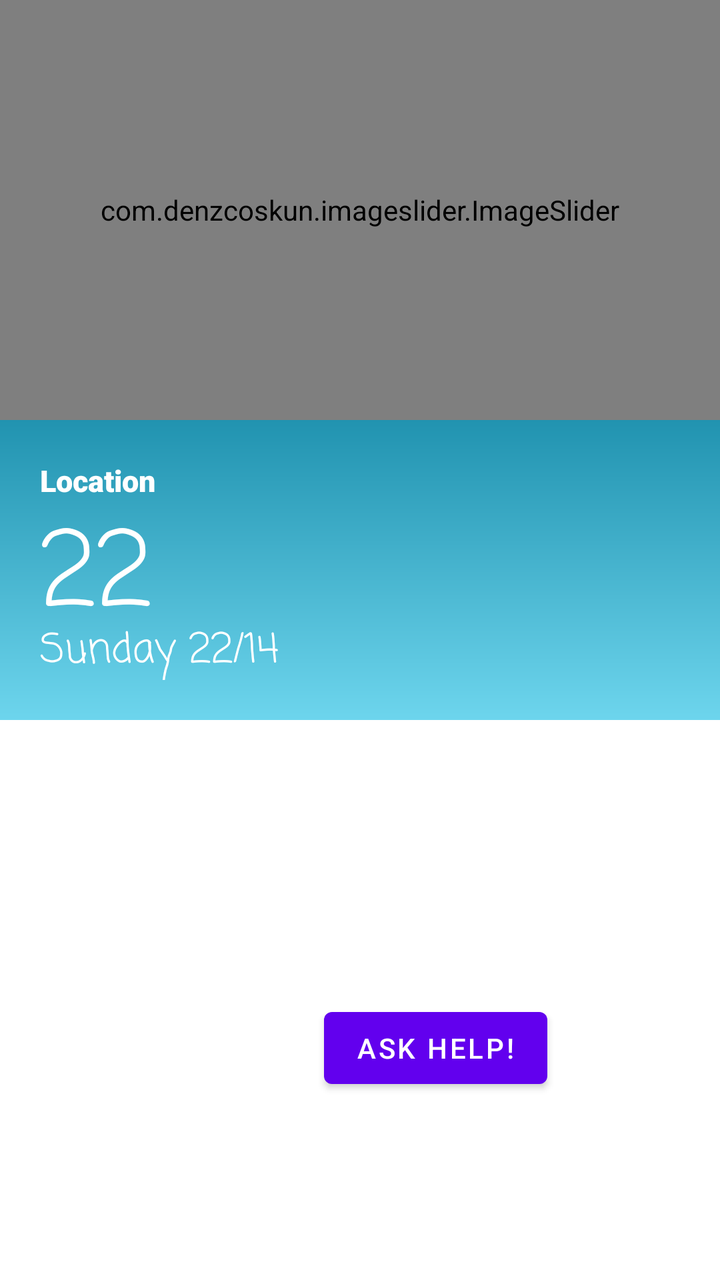
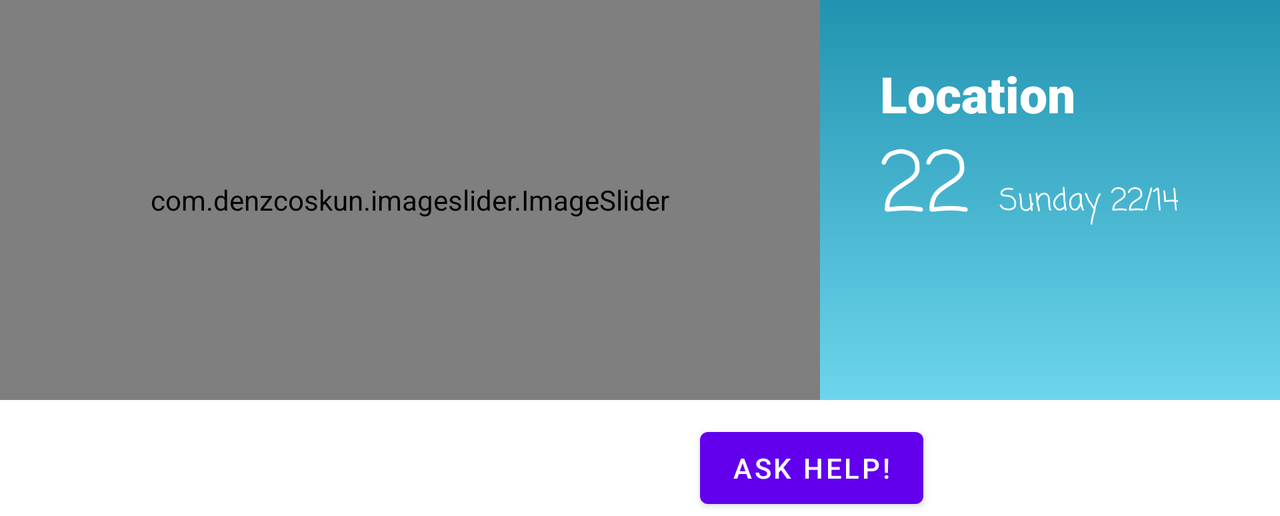

Compare how this app lays out the same screen by default and in its alternative resource folder. The renders come first, then the two layout files and the values they reference.
<!-- AndroidManifest.xml: application theme Theme.WheelchairUsers -->
<!-- res/layout/fragment_home.xml -->
<?xml version="1.0" encoding="utf-8"?>
<FrameLayout xmlns:android="http://schemas.android.com/apk/res/android"
    xmlns:tools="http://schemas.android.com/tools"
    android:layout_width="match_parent"
    android:layout_height="match_parent"
    xmlns:app="http://schemas.android.com/apk/res-auto"
    tools:context=".HomeFragment">

    <ProgressBar
        android:id="@+id/registerProgressBar"
        style="?android:progressBarStyle"
        android:layout_width="wrap_content"
        android:layout_height="wrap_content"
        android:progress="25"
        app:layout_constraintBottom_toBottomOf="parent"
        app:layout_constraintEnd_toEndOf="parent"
        app:layout_constraintStart_toStartOf="parent"
        app:layout_constraintTop_toTopOf="parent"
        android:visibility="gone"/>

    <com.denzcoskun.imageslider.ImageSlider
        android:id="@+id/image_slider"
        android:layout_width="match_parent"
        android:layout_height="210dp"
        app:iss_auto_cycle="true"
        app:iss_delay="0"
        app:iss_placeholder="@android:color/darker_gray"
        app:iss_error_image="@android:color/darker_gray"
        app:iss_corner_radius="5"
        app:iss_selected_dot="@drawable/default_selected_dot"
        app:iss_unselected_dot="@drawable/default_unselected_dot"
        app:iss_period="2000"/>

    <LinearLayout
        android:id="@+id/weather_bg"
        android:layout_width="250dp"
        android:layout_height="150dp"
        android:layout_marginTop="210dp"
        android:background="@drawable/weather_bg"
        android:orientation="vertical"
        android:padding="20sp">


        <TextView
            android:id="@+id/address"
            android:layout_width="wrap_content"
            android:layout_height="wrap_content"
            android:fontFamily="sans-serif-black"
            android:textColor="#fff"
            android:text="Location"
            android:textSize="15dp" />



        <LinearLayout
            android:layout_width="220dp"
            android:layout_height="60dp"
            android:orientation="horizontal">

            <TextView
                android:id="@+id/temp"
                android:layout_width="wrap_content"
                android:layout_height="wrap_content"
                android:fontFamily="casual"
                android:text="22"
                android:textColor="#fff"
                android:textSize="50dp" />




        </LinearLayout>

<LinearLayout
    android:layout_width="220dp"
    android:layout_height="wrap_content"
    android:orientation="horizontal">
    <TextView
        android:id="@+id/updated_at"
        android:layout_width="wrap_content"
        android:layout_height="wrap_content"
        android:fontFamily="casual"
        android:text="Sunday 22/14"
        android:textColor="#fff"
        android:textSize="20dp" />
</LinearLayout>



    </LinearLayout>
    <LinearLayout
        android:id="@+id/weather_bg1"
        android:layout_width="162dp"
        android:layout_height="150dp"
        android:layout_marginTop="210dp"
        android:layout_marginLeft="250dp"
        android:background="@drawable/weather_bg"
        android:orientation="vertical"
        android:padding="20sp"
        android:gravity="center">

                <ImageView
                    android:id="@+id/weather_image"
                    android:layout_width="100dp"
                    android:layout_height="100dp" />

    </LinearLayout>


    <Button
        android:id="@+id/help_button"
        android:layout_width="wrap_content"
        android:layout_height="wrap_content"
        android:layout_marginTop="500dp"
        android:layout_marginLeft="162dp"
        android:text="Ask Help!"/>

</FrameLayout>
<!-- resources referenced by this layout -->
<resources>
  <!-- drawable weather_bg (drawable) -->
  <?xml version="1.0" encoding="utf-8"?>
  <shape xmlns:android="http://schemas.android.com/apk/res/android">
      <gradient
          android:angle="90"
          android:startColor="#6dd5ed"
          android:endColor="#2193b0"
          android:type="linear">
  
      </gradient>
  </shape>
  <style name="Theme.WheelchairUsers" parent="Theme.MaterialComponents.DayNight.DarkActionBar">
          
          <item name="colorPrimary">@color/purple_500</item>
          <item name="colorPrimaryVariant">@color/purple_700</item>
          <item name="colorOnPrimary">@color/white</item>
          
          <item name="colorSecondary">@color/teal_200</item>
          <item name="colorSecondaryVariant">@color/teal_700</item>
          <item name="colorOnSecondary">@color/black</item>
          
          <item name="android:statusBarColor">@color/bottom_nav_selected_item</item>
          
      </style>
  <color name="purple_500">#FF6200EE</color>
  <color name="purple_700">#FF3700B3</color>
  <color name="white">#FFFFFFFF</color>
  <color name="teal_200">#FF03DAC5</color>
  <color name="teal_700">#FF018786</color>
  <color name="black">#FF000000</color>
  <color name="bottom_nav_selected_item">#220006</color>
</resources>
<!-- res/layout-land/fragment_home.xml (the repository's variant of the layout above) -->
<!-- drawn on the phone turned sideways -->
<?xml version="1.0" encoding="utf-8"?>
    <FrameLayout
        xmlns:android="http://schemas.android.com/apk/res/android"
        xmlns:app="http://schemas.android.com/apk/res-auto"
        xmlns:tools="http://schemas.android.com/tools"

        android:fillViewport="true"
        android:layout_width="match_parent"
        android:layout_height="wrap_content"
        tools:context=".HomeFragment">

    <ProgressBar
        android:id="@+id/registerProgressBar"
        style="?android:progressBarStyle"
        android:layout_width="wrap_content"
        android:layout_height="wrap_content"
        android:progress="25"
        app:layout_constraintBottom_toBottomOf="parent"
        app:layout_constraintEnd_toEndOf="parent"
        app:layout_constraintStart_toStartOf="parent"
        app:layout_constraintTop_toTopOf="parent"
        android:visibility="gone"/>


        <com.denzcoskun.imageslider.ImageSlider
            android:id="@+id/image_slider"
            android:layout_width="410dp"
            android:layout_height="200dp"
            app:iss_auto_cycle="true"
            app:iss_corner_radius="5"
            app:iss_delay="0"
            app:iss_error_image="@android:color/darker_gray"
            app:iss_period="2000"
            app:iss_placeholder="@android:color/darker_gray"
            app:iss_selected_dot="@drawable/default_selected_dot"
            app:iss_unselected_dot="@drawable/default_unselected_dot">

        </com.denzcoskun.imageslider.ImageSlider>

        <LinearLayout
            android:layout_width="410dp"
            android:layout_height="200dp"
            android:layout_marginLeft="410dp"
            android:background="@drawable/weather_bg"
            android:orientation="vertical"
            android:padding="30dp">

            <TextView
                android:id="@+id/address"
                android:layout_width="wrap_content"
                android:layout_height="wrap_content"
                android:fontFamily="sans-serif-black"
                android:textColor="#fff"
                android:text="Location"
                android:textSize="25dp"/>
            <LinearLayout
                android:layout_width="match_parent"
                android:layout_height="wrap_content"
                android:orientation="horizontal">
                <TextView
                    android:id="@+id/temp"
                    android:layout_width="wrap_content"
                    android:layout_height="wrap_content"
                    android:fontFamily="casual"
                    android:text="22"
                    android:textColor="#fff"
                    android:textSize="40dp" />
                <TextView
                    android:id="@+id/updated_at"
                    android:layout_width="wrap_content"
                    android:layout_height="wrap_content"
                    android:fontFamily="casual"
                    android:text="Sunday 22/14"
                    android:textColor="#fff"
                    android:textSize="15dp"
                    android:layout_marginLeft="15dp"/>



            </LinearLayout>

            <ImageView
                android:id="@+id/weather_image"
                android:layout_width="100dp"
                android:layout_height="50dp"
                android:layout_gravity="center"/>
        </LinearLayout>

        <Button
            android:id="@+id/help_button"
            android:layout_width="wrap_content"
            android:layout_height="wrap_content"
            android:layout_marginTop="210dp"
            android:layout_marginLeft="350dp"
            android:text="Ask Help!" />
    </FrameLayout>
